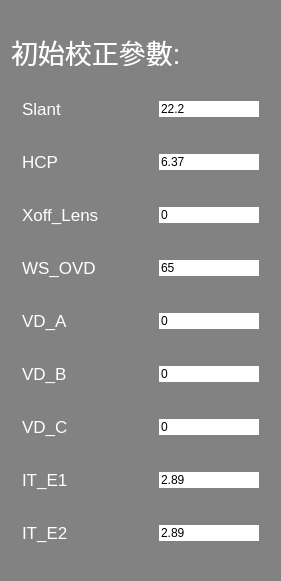
        <widget class="QGroupBox" name="verticalGroupBox">
         <property name="geometry">
          <rect>
           <x>570</x>
           <y>30</y>
           <width>281</width>
           <height>581</height>
          </rect>
         </property>
         <property name="font">
          <font>
           <pointsize>14</pointsize>
          </font>
         </property>
         <property name="styleSheet">
          <string notr="true">color: rgb(255, 255, 255);
background-color: rgb(130, 130, 130);
border-radius: 20px solid gray;</string>
         </property>
         <layout class="QVBoxLayout" name="verticalLayout">
          <item>
           <widget class="QLabel" name="label_23">
            <property name="maximumSize">
             <size>
              <width>16777215</width>
              <height>28</height>
             </size>
            </property>
            <property name="font">
             <font>
              <pointsize>20</pointsize>
             </font>
            </property>
            <property name="text">
             <string>初始校正參數:</string>
            </property>
           </widget>
          </item>
          <item>
           <layout class="QHBoxLayout" name="horizontalLayout_3">
            <item>
             <widget class="QLabel" name="label_2">
              <property name="maximumSize">
               <size>
                <width>120</width>
                <height>16777215</height>
               </size>
              </property>
              <property name="font">
               <font>
                <pointsize>13</pointsize>
               </font>
              </property>
              <property name="text">
               <string>Slant</string>
              </property>
             </widget>
            </item>
            <item>
             <widget class="QLineEdit" name="slant_ini">
              <property name="maximumSize">
               <size>
                <width>100</width>
                <height>16777215</height>
               </size>
              </property>
              <property name="styleSheet">
               <string notr="true">background-color: rgb(255, 255, 255);
color: rgb(0, 0, 0);</string>
              </property>
              <property name="text">
               <string>22.2</string>
              </property>
             </widget>
            </item>
           </layout>
          </item>
          <item>
           <layout class="QHBoxLayout" name="horizontalLayout_2">
            <item>
             <widget class="QLabel" name="label">
              <property name="maximumSize">
               <size>
                <width>120</width>
                <height>16777215</height>
               </size>
              </property>
              <property name="font">
               <font>
                <pointsize>13</pointsize>
               </font>
              </property>
              <property name="text">
               <string>HCP</string>
              </property>
             </widget>
            </item>
            <item>
             <widget class="QLineEdit" name="hcp_ini">
              <property name="maximumSize">
               <size>
                <width>100</width>
                <height>16777215</height>
               </size>
              </property>
              <property name="styleSheet">
               <string notr="true">background-color: rgb(255, 255, 255);
color: rgb(0, 0, 0);</string>
              </property>
              <property name="text">
               <string>6.37</string>
              </property>
             </widget>
            </item>
           </layout>
          </item>
          <item>
           <layout class="QHBoxLayout" name="horizontalLayout_16">
            <item>
             <widget class="QLabel" name="label_16">
              <property name="maximumSize">
               <size>
                <width>120</width>
                <height>16777215</height>
               </size>
              </property>
              <property name="font">
               <font>
                <pointsize>13</pointsize>
               </font>
              </property>
              <property name="text">
               <string>Xoff_Lens</string>
              </property>
             </widget>
            </item>
            <item>
             <widget class="QLineEdit" name="xoff_lens_ini">
              <property name="maximumSize">
               <size>
                <width>100</width>
                <height>16777215</height>
               </size>
              </property>
              <property name="styleSheet">
               <string notr="true">background-color: rgb(255, 255, 255);
color: rgb(0, 0, 0);</string>
              </property>
              <property name="text">
               <string>0</string>
              </property>
             </widget>
            </item>
           </layout>
          </item>
          <item>
           <layout class="QHBoxLayout" name="horizontalLayout_17">
            <item>
             <widget class="QLabel" name="label_17">
              <property name="maximumSize">
               <size>
                <width>120</width>
                <height>16777215</height>
               </size>
              </property>
              <property name="font">
               <font>
                <pointsize>13</pointsize>
               </font>
              </property>
              <property name="text">
               <string>WS_OVD</string>
              </property>
             </widget>
            </item>
            <item>
             <widget class="QLineEdit" name="ws_ovd_ini">
              <property name="maximumSize">
               <size>
                <width>100</width>
                <height>16777215</height>
               </size>
              </property>
              <property name="styleSheet">
               <string notr="true">background-color: rgb(255, 255, 255);
color: rgb(0, 0, 0);</string>
              </property>
              <property name="text">
               <string>65</string>
              </property>
             </widget>
            </item>
           </layout>
          </item>
          <item>
           <layout class="QHBoxLayout" name="horizontalLayout_18">
            <item>
             <widget class="QLabel" name="label_18">
              <property name="maximumSize">
               <size>
                <width>120</width>
                <height>16777215</height>
               </size>
              </property>
              <property name="font">
               <font>
                <pointsize>13</pointsize>
               </font>
              </property>
              <property name="text">
               <string>VD_A</string>
              </property>
             </widget>
            </item>
            <item>
             <widget class="QLineEdit" name="a_ini">
              <property name="maximumSize">
               <size>
                <width>100</width>
                <height>16777215</height>
               </size>
              </property>
              <property name="styleSheet">
               <string notr="true">background-color: rgb(255, 255, 255);
color: rgb(0, 0, 0);</string>
              </property>
              <property name="text">
               <string>0</string>
              </property>
             </widget>
            </item>
           </layout>
          </item>
          <item>
           <layout class="QHBoxLayout" name="horizontalLayout_19">
            <item>
             <widget class="QLabel" name="label_19">
              <property name="maximumSize">
               <size>
                <width>120</width>
                <height>16777215</height>
               </size>
              </property>
              <property name="font">
               <font>
                <pointsize>13</pointsize>
               </font>
              </property>
              <property name="text">
               <string>VD_B</string>
              </property>
             </widget>
            </item>
            <item>
             <widget class="QLineEdit" name="b_ini">
              <property name="maximumSize">
               <size>
                <width>100</width>
                <height>16777215</height>
               </size>
              </property>
              <property name="styleSheet">
               <string notr="true">background-color: rgb(255, 255, 255);
color: rgb(0, 0, 0);</string>
              </property>
              <property name="text">
               <string>0</string>
              </property>
             </widget>
            </item>
           </layout>
          </item>
          <item>
           <layout class="QHBoxLayout" name="horizontalLayout_20">
            <item>
             <widget class="QLabel" name="label_20">
              <property name="maximumSize">
               <size>
                <width>120</width>
                <height>16777215</height>
               </size>
              </property>
              <property name="font">
               <font>
                <pointsize>13</pointsize>
               </font>
              </property>
              <property name="text">
               <string>VD_C</string>
              </property>
             </widget>
            </item>
            <item>
             <widget class="QLineEdit" name="c_ini">
              <property name="maximumSize">
               <size>
                <width>100</width>
                <height>16777215</height>
               </size>
              </property>
              <property name="styleSheet">
               <string notr="true">background-color: rgb(255, 255, 255);
color: rgb(0, 0, 0);</string>
              </property>
              <property name="text">
               <string>0</string>
              </property>
             </widget>
            </item>
           </layout>
          </item>
          <item>
           <layout class="QHBoxLayout" name="horizontalLayout_21">
            <item>
             <widget class="QLabel" name="label_21">
              <property name="maximumSize">
               <size>
                <width>120</width>
                <height>16777215</height>
               </size>
              </property>
              <property name="font">
               <font>
                <pointsize>13</pointsize>
               </font>
              </property>
              <property name="text">
               <string>IT_E1</string>
              </property>
             </widget>
            </item>
            <item>
             <widget class="QLineEdit" name="e1_ini">
              <property name="maximumSize">
               <size>
                <width>100</width>
                <height>16777215</height>
               </size>
              </property>
              <property name="styleSheet">
               <string notr="true">background-color: rgb(255, 255, 255);
color: rgb(0, 0, 0);</string>
              </property>
              <property name="text">
               <string>2.89</string>
              </property>
             </widget>
            </item>
           </layout>
          </item>
          <item>
           <layout class="QHBoxLayout" name="horizontalLayout_22">
            <item>
             <widget class="QLabel" name="label_22">
              <property name="maximumSize">
               <size>
                <width>120</width>
                <height>16777215</height>
               </size>
              </property>
              <property name="font">
               <font>
                <pointsize>13</pointsize>
               </font>
              </property>
              <property name="text">
               <string>IT_E2</string>
              </property>
             </widget>
            </item>
            <item>
             <widget class="QLineEdit" name="e2_ini">
              <property name="maximumSize">
               <size>
                <width>100</width>
                <height>16777215</height>
               </size>
              </property>
              <property name="styleSheet">
               <string notr="true">background-color: rgb(255, 255, 255);
color: rgb(0, 0, 0);</string>
              </property>
              <property name="text">
               <string>2.89</string>
              </property>
             </widget>
            </item>
           </layout>
          </item>
         </layout>
        </widget>
